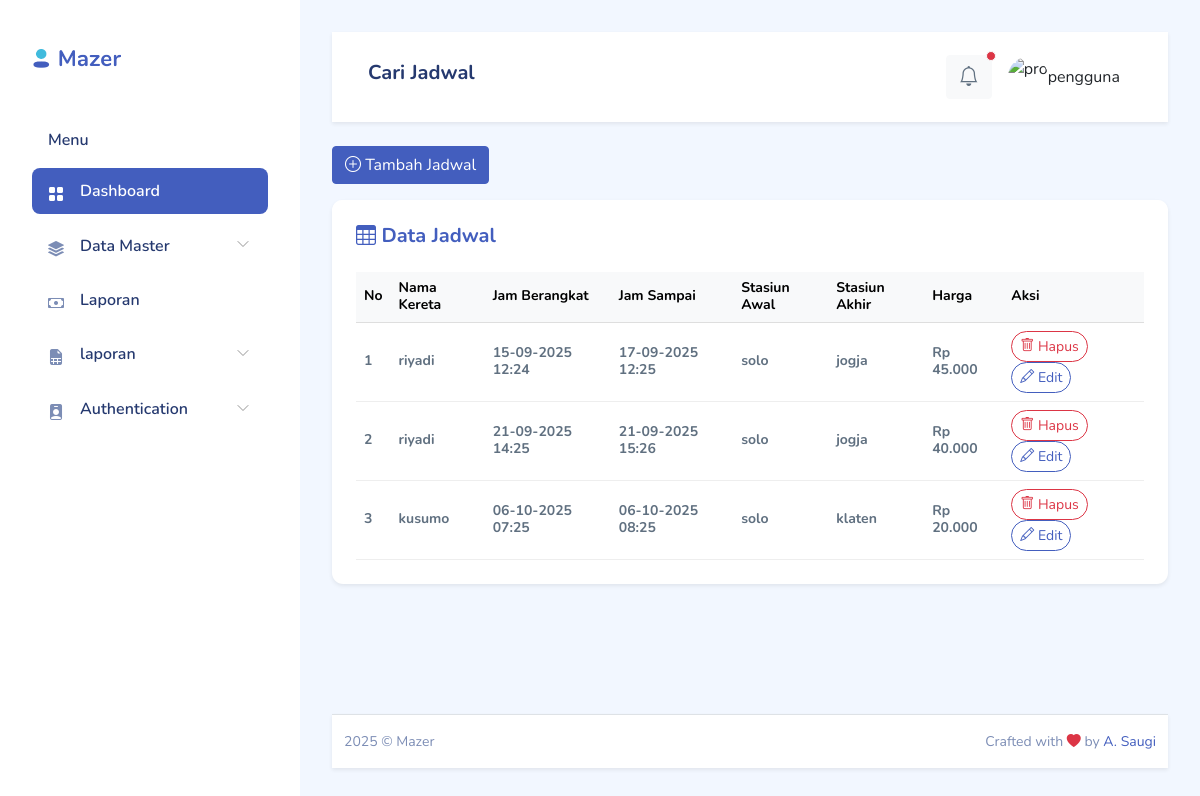
Page /index.php/admin/jadwal on the committed database.
### tables this page shows
CREATE TABLE `jadwal` (
  `jadwal_id` int(11) NOT NULL,
  `kereta_id` int(11) DEFAULT NULL,
  `jam_berangkat` datetime DEFAULT NULL,
  `jam_sampai` datetime DEFAULT NULL,
  `stasiun_awal` varchar(100) DEFAULT NULL,
  `stasiun_akhir` varchar(100) DEFAULT NULL,
  `harga` decimal(10,2) DEFAULT NULL
);

CREATE TABLE `kereta` (
  `kereta_id` int(11) NOT NULL,
  `nama` varchar(100) DEFAULT NULL,
  `jumlah_gerbong` int(11) DEFAULT NULL
);

### application/libraries/template.php (called while the page is built, shortened)
<?php
class Template {
    private $data = [];
    public function load($template, $view, $view_data = [], $return = false) {
        $CI = &get_instance();
        $this->data['contents'] = $CI->load->view($view, $view_data, true);
        return $CI->load->view($template, $this->data, $return);
    }
}

### application/controllers/admin/jadwal.php (called while the page is built, shortened)
<?php
class Jadwal extends CI_Controller {
    public function index() {
        $this->db->select('jadwal.*, kereta.nama as nama_kereta');
        $this->db->from('jadwal');
        $this->db->join('kereta', 'kereta.kereta_id = jadwal.kereta_id', 'left');
        $jadwal = $this->db->get()->result_array();
        $stasiun_awal  = $this->db->query("SELECT DISTINCT stasiun_awal FROM jadwal")->result();
        $stasiun_akhir = $this->db->query("SELECT DISTINCT stasiun_akhir FROM jadwal")->result();
        $kereta = $this->db->get('kereta')->result();
        $data = [
            'judul_halaman' => 'Cari Jadwal',
            'jadwal'        => $jadwal,
            'stasiun_awal'  => $stasiun_awal,
            'stasiun_akhir' => $stasiun_akhir,
            'kereta'        => $kereta
        ];
        $this->template->load('template', 'admin/data_jadwal', $data);
    }
}

### index.php (called while the page is built, shortened)
<?php
require_once BASEPATH.'core/CodeIgniter.php';

### application/views/admin/data_jadwal.php (the view, shortened to what this page needs)
<button type="button" class="btn btn-primary mb-3" data-bs-toggle="modal" data-bs-target="#tambahjadwalModal">
  <i class="bi bi-plus-circle"></i> Tambah Jadwal
</button>
<div class="card shadow-sm border-0 rounded-4">
  <div class="card-header bg-white border-0 d-flex justify-content-between align-items-center">
    <h5 class="mb-0 text-primary fw-bold"><i class="bi bi-table"></i> Data Jadwal</h5>
  </div>
  <div class="card-body">
    <div class="table-responsive">
      <table class="table table-hover align-middle mb-0">
        <thead class="table-light">
          <tr>
            <th style="font-size: 14px;">No</th>
            <th style="font-size: 14px;">Nama Kereta</th>
            <th style="font-size: 14px;">Jam Berangkat</th>
            <th style="font-size: 14px;">Jam Sampai</th>
            <th style="font-size: 14px;">Stasiun Awal</th>
            <th style="font-size: 14px;">Stasiun Akhir</th>
            <th style="font-size: 14px;">Harga</th>
            <th style="font-size: 14px;">Aksi</th>
          </tr>
        </thead>
        <tbody>
          <?php $no = 1; foreach ($jadwal as $j) : ?>
          <tr>
            <td style="font-size: 14px;"><?= $no++ ?></td>
            <td style="font-size: 14px;"><?= $j['nama_kereta'] ?></td>
            <td style="font-size: 14px;"><?= date('d-m-Y H:i', strtotime($j['jam_berangkat'])) ?></td>
            <td style="font-size: 14px;"><?= date('d-m-Y H:i', strtotime($j['jam_sampai'])) ?></td>
            <td style="font-size: 14px;"><?= $j['stasiun_awal'] ?></td>
            <td style="font-size: 14px;"><?= $j['stasiun_akhir'] ?></td>
            <td style="font-size: 14px;">Rp <?= number_format($j['harga'], 0, ',', '.') ?></td>
            <td style="font-size: 14px;">
              <a href="javascript:void(0)"
                 onclick="konfirmasiHapus('<?= site_url('admin/jadwal/delete_data/' . $j['kereta_id']); ?>')"
                 class="btn btn-sm btn-outline-danger rounded-pill">
                <i class="bi bi-trash"></i> Hapus
              </a>
              <a href="<?= site_url('admin/jadwal/edit/' . $j['kereta_id']); ?>"
                 class="btn btn-sm btn-outline-primary rounded-pill">
                <i class="bi bi-pencil"></i> Edit
              </a>
            </td>
          </tr>
          <?php endforeach; ?>
        </tbody>
      </table>
    </div>
  </div>
</div>

### application/views/template.php (style rules this page uses)
html, body { height: 100%; margin: 0; display: flex; flex-direction: column; }

### rows in the picture
jadwal: kereta.nama "riyadi", jam_berangkat "15-09-2025 12:24", jam_sampai "17-09-2025 12:25", stasiun_awal "solo", stasiun_akhir "jogja", harga "45.000"
jadwal: kereta.nama "riyadi", jam_berangkat "21-09-2025 14:25", jam_sampai "21-09-2025 15:26", stasiun_awal "solo", stasiun_akhir "jogja", harga "40.000"
jadwal: kereta.nama "kusumo", jam_berangkat "06-10-2025 07:25", jam_sampai "06-10-2025 08:25", stasiun_awal "solo", stasiun_akhir "klaten", harga "20.000"

### other values in the picture
$judul_halaman "Cari Jadwal"
$this->session->userdata('nama') "pengguna"
